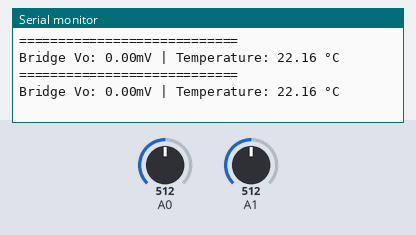
Simulated run of this sketch. Board: Arduino Uno, built with avr-gcc and run on an emulated ATmega328P. Shown: the last lines printed to the serial monitor. The inputs (shaded band) are chosen by the test bench; at power-on: A0 = 512, A1 = 512.

Above: at 1.8 s.
1.9 s: A0 set to 716
At 2.8 s:
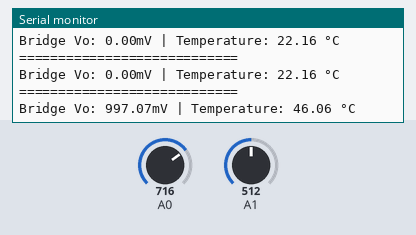
3.4 s: A1 set to 306
At 4.6 s:
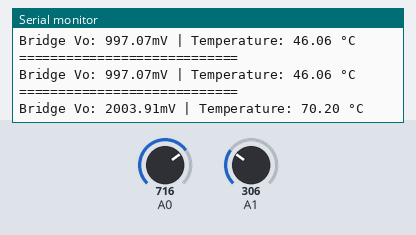
4.9 s: A0 set to 900
At 5.8 s:
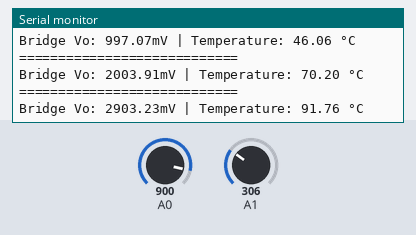
6.4 s: A1 set to 122
At 7.9 s:
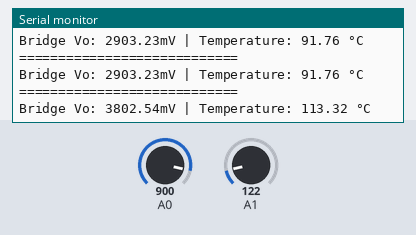
Timing chart, 0 to 8.9 s (numbered marks = the images above; inputs shaded):
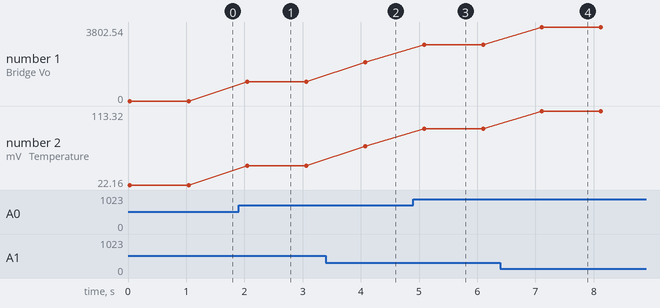

The sketch:

thermistor_reader.ino
```cpp
const float slope = 23.97221557; // From Curve Fitting
const float intercept = 22.15989763; // From Curve Fitting

void setup() {
  Serial.begin(9600);
}

void loop() {
  int valD = analogRead(A0);
  int valB = analogRead(A1);

  // Calculate the voltage at each node (D abd B)
  float Vd= valD * (5.0 / 1023.0);
  float Vb = valB * (5.0 / 1023.0);

  float Vo = Vd-Vb;

  // Use our derived parameters
  float temperature = slope * Vo + intercept;

  Serial.println("============================");
  Serial.print("Bridge Vo: ");
  Serial.print(Vo * 1000);
  Serial.print("mV | Temperature: ");
  Serial.print(temperature);
  Serial.println(" °C");

  delay(1000);
}
```

Measured:
- after the input at 1.9 s, the serial monitor: prints a new line after 0.15 s (image 1)
- after the input at 3.4 s, the serial monitor: prints a new line after 0.67 s (image 2)
- after the input at 4.9 s, the serial monitor: prints a new line after 0.19 s (image 3)
- after the input at 6.4 s, the serial monitor: prints a new line after 0.71 s (image 4)
- plotted number 1: 0 → 997.07 after the input at 1.9 s, 997.07 → 2003.91 after the input at 3.4 s, 2003.91 → 2903.23 after the input at 4.9 s, 2903.23 → 3802.54 after the input at 6.4 s
- plotted number 2: 22.16 → 46.06 after the input at 1.9 s, 46.06 → 70.2 after the input at 3.4 s, 70.2 → 91.76 after the input at 4.9 s, 91.76 → 113.32 after the input at 6.4 s
